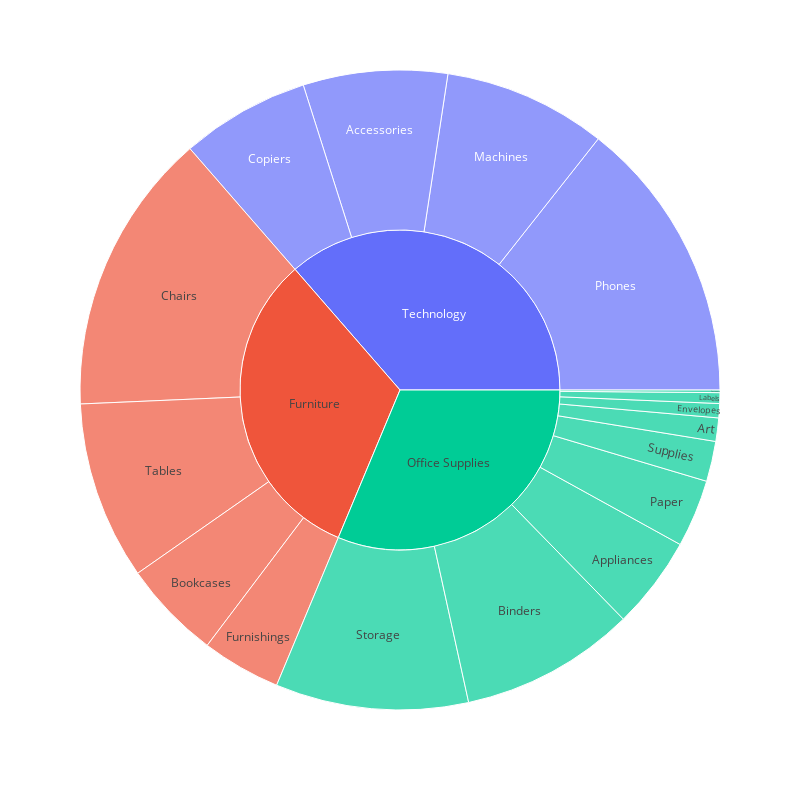

Notebook cell for this chart:
### Code cell
fig = px.sunburst(df2,
                  path=['Category', 'Sub-Category'],
                  values='Sales',
                  width=800,
                  height=800
                  )
fig.show()

### Figure 1 — Plotly figure (JSON) as saved in the notebook; plotly's stock layout.template omitted (floating-point values rounded to 4 significant figures)
{"data": [{"branchvalues": "total", "domain": {"x": [0, 1], "y": [0, 1]}, "hovertemplate": "labels=%{label}<br>Sales=%{value}<br>parent=%{parent}<br>id=%{id}<extra></extra>", "ids": ["Technology/Accessories", "Office Supplies/Appliances", "Office Supplies/Art", "Office Supplies/Binders", "Furniture/Bookcases", "Furniture/Chairs", "Technology/Copiers", "Office Supplies/Envelopes", "Office Supplies/Fasteners", "Furniture/Furnishings", "Office Supplies/Labels", "Technology/Machines", "Office Supplies/Paper", "Technology/Phones", "Office Supplies/Storage", "Office Supplies/Supplies", "Furniture/Tables", "Furniture", "Office Supplies", "Technology"], "labels": ["Accessories", "Appliances", "Art", "Binders", "Bookcases", "Chairs", "Copiers", "Envelopes", "Fasteners", "Furnishings", "Labels", "Machines", "Paper", "Phones", "Storage", "Supplies", "Tables", "Furniture", "Office Supplies", "Technology"], "name": "", "parents": ["Technology", "Office Supplies", "Office Supplies", "Office Supplies", "Furniture", "Furniture", "Technology", "Office Supplies", "Office Supplies", "Furniture", "Office Supplies", "Technology", "Office Supplies", "Technology", "Office Supplies", "Office Supplies", "Furniture", "", "", ""], "type": "sunburst", "values": [167400.0, 107500.0, 27120.0, 203400.0, 114900.0, 328400.0, 149500.0, 16480.0, 3024.0, 91710.0, 12490.0, 189200.0, 78480.0, 330000.0, 223800.0, 46670.0, 207000.0, 742000.0, 719000.0, 836200.0]}], "layout": {"height": 800, "legend": {"tracegroupgap": 0}, "margin": {"t": 60}, "width": 800}}
